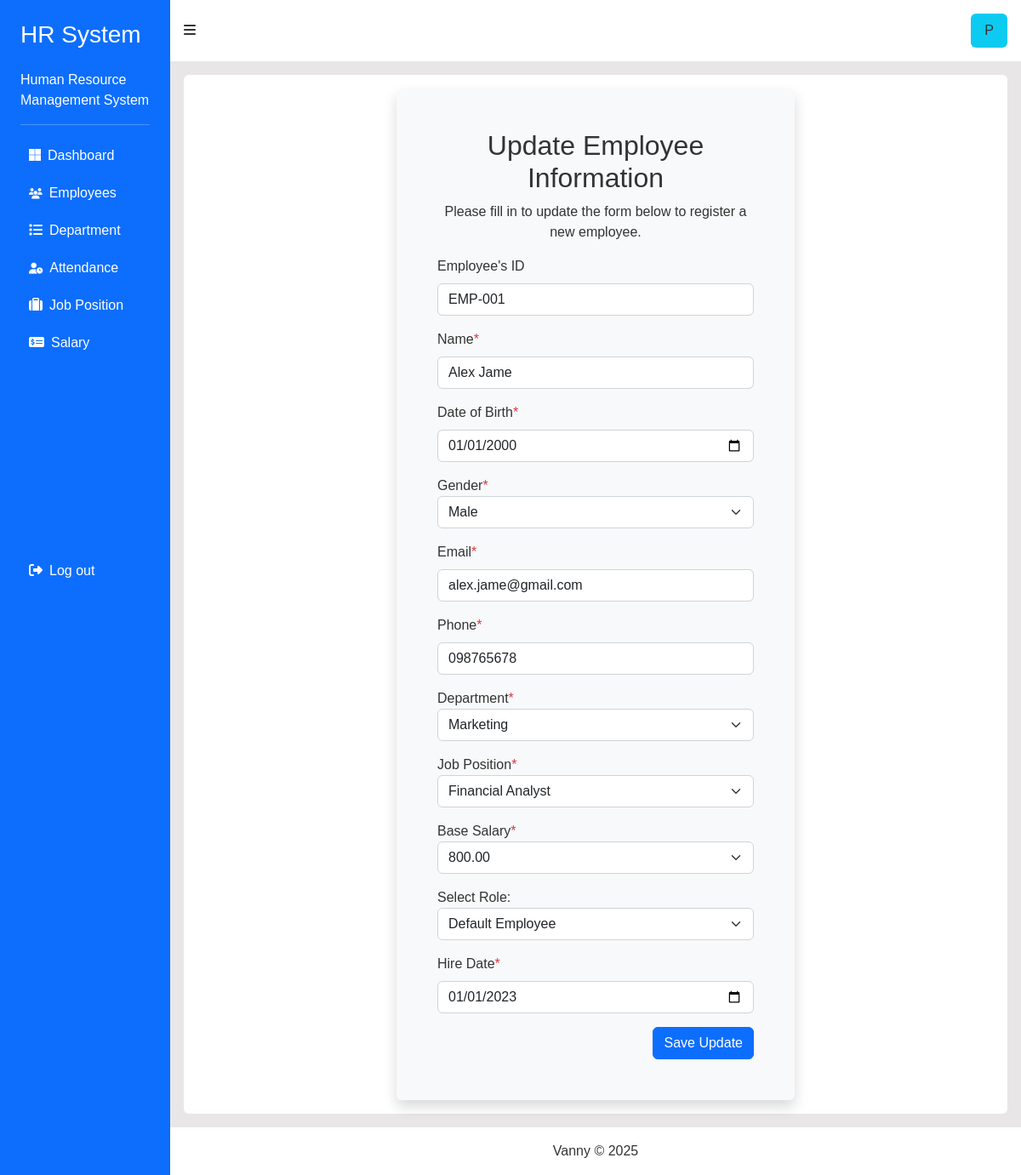
Screenshot of /update_emp.php?edit_id=EMP-001 with the database file from the repository.
### tables this page shows
CREATE TABLE `employees` (
  `id` int(11) NOT NULL,
  `emp_id` varchar(100) DEFAULT NULL,
  `full_name` varchar(100) NOT NULL,
  `dob` date NOT NULL,
  `gender` varchar(10) NOT NULL,
  `email` varchar(100) NOT NULL,
  `phone` varchar(15) NOT NULL,
  `hire_date` date NOT NULL,
  `department_id` int(11) NOT NULL,
  `position_id` int(11) NOT NULL,
  `salary_id` int(11) NOT NULL,
  `attendance_id` int(11) DEFAULT NULL,
  `role_id` int(11) NOT NULL
);

CREATE TABLE `departments` (
  `department_id` int(11) NOT NULL,
  `subDepartment_id` varchar(100) NOT NULL,
  `department_code` varchar(100) NOT NULL,
  `department_name` varchar(100) NOT NULL,
  `department_color_code` varchar(100) NOT NULL
);

CREATE TABLE `jobs` (
  `position_id` int(11) NOT NULL,
  `job_position` varchar(100) DEFAULT NULL,
  `job_description` varchar(100) NOT NULL
);

CREATE TABLE `salaries` (
  `salary_id` int(11) NOT NULL,
  `base_salary` decimal(10,2) DEFAULT NULL,
  `salary_description` varchar(100) NOT NULL
);

CREATE TABLE `roles` (
  `role_id` int(100) NOT NULL,
  `role_name` varchar(50) NOT NULL,
  `role_type` varchar(50) NOT NULL
);

### controller.php (called while the page is built, shortened)
<?php
include './config.php';
$roles = $conn->query("SELECT * FROM roles");
$querySalaries = $conn->query("SELECT * FROM salaries");
$queryDepartments = $conn->query("SELECT * FROM departments");
$queryPositions = $conn->query("SELECT * FROM jobs");
$currentYear = date("Y");
if (isset($_GET['edit_id'])) {
    $edit_id = $_GET['edit_id'];
    $sql = "SELECT * FROM employees WHERE emp_id='$edit_id'";
    $result = mysqli_query($conn, $sql);
    if ($result && mysqli_num_rows($result) > 0) {
        $edit_data = mysqli_fetch_assoc($result);
    }
}

### update_emp.php (the view, shortened to what this page needs)
<?php
include "./controller.php";
?>
<!DOCTYPE html>
<html lang="en">
<head>
    <link rel="stylesheet" href="https://cdn.jsdelivr.net/npm/bootstrap@5.2.3/dist/css/bootstrap.min.css" />
    <link rel="stylesheet" href="https://cdnjs.cloudflare.com/ajax/libs/font-awesome/6.7.2/css/all.min.css" />
    <link rel="stylesheet" href="./custom.css" />
</head>
<body>
    <div class="container-fluid bg-page">
        <div class="row">
            <div class="col-md-2 bg-primary text-white" id="sidebar">
                <div class="sticky-top">
                    <?php
                    include "./menu.php";
                    ?>
                </div>
            </div>
            <div class="col-md-10 p-0" id="topbar">
                <div class="sticky-top">
                    <?php
                    include "./navBar.php";
                    ?>
                </div>
                <div class="p-3">
                    <div class="bg-white rounded p-3">
                        <div class="d-flex justify-content-center align-items-center">
                            <form action="<?php echo $_SERVER['PHP_SELF'] ?>" method="post" class="bg-light p-5 rounded shadow w-50">
                                <div class="mb-3">
                                    <h2 class="text-center">Update Employee Information</h2>
                                    <p class="text-center">Please fill in to update the form below to register a new employee.</p>
                                </div>
                                <div class="mb-3">
                                    <label for="newEmp_id" class="form-label">Employee's ID</label>
                                    <input type="text" class="form-control" id="newEmp_id" name="newEmp_id" placeholder="EMP-001"
                                        value="<?= isset($edit_data['emp_id']) ? $edit_data['emp_id'] : '' ?>">
                                </div>
                                <div class="mb-3">
                                    <label for="newEmp_name" class="form-label">Name<span class="text-danger">*</span></label>
                                    <input type="text" class="form-control" id="newEmp_name" name="newEmp_name" placeholder="Alex Sok"
                                        value="<?= isset($edit_data['full_name']) ? $edit_data['full_name'] : '' ?>">
                                </div>
                                <div class="mb-3">
                                    <label for="new_dob" class="form-label">Date of Birth<span class="text-danger">*</span></label>
                                    <input type="date" class="form-control" id="new_dob" name="new_dob" placeholder="example@gmail.com"
                                        value="<?= isset($edit_data['dob']) ? $edit_data['dob'] : '' ?>">
                                </div>
                                <div class="mb-3">
                                    <label for="new_gender">Gender<span class="text-danger">*</span></label>
                                    <select name="new_gender" id="new_gender" class="form-select">
                                        <option value="Male">Male</option>
                                    </select>
                                </div>
                                <div class="mb-3">
                                    <label for="newEmp_mail" class="form-label">Email<span class="text-danger">*</span></label>
                                    <input type="email" class="form-control" id="newEmp_mail" name="newEmp_mail" placeholder="example@gmail.com"
                                        value="<?= isset($edit_data['email']) ? $edit_data['email'] : '' ?>">
                                </div>
                                <div class="mb-3">
                                    <label for="newEmp_phone" class="form-label">Phone<span class="text-danger">*</span></label>
                                    <input type="number" class="form-control" id="newEmp_phone" name="newEmp_phone" placeholder="096XXXXXXXX"
                                        value="<?= isset($edit_data['phone']) ? $edit_data['phone'] : '' ?>">
                                </div>
                                <div class="mb-3">
                                    <label for="newDepartment">Department<span class="text-danger">*</span></label>
                                    <select name="newDepartment" id="newDepartment" class="form-select">
                                        <?php while ($row = $queryDepartments->fetch_assoc()): ?>
                                            <option value="<?= $row['department_id'] ?>"
                                                <?= (isset($edit_data['department_id']) && $edit_data['department_id'] == $row['department_id']) ? 'selected' : '' ?>>
                                                <?= $row['department_name'] ?>
                                            </option>
                                        <?php endwhile; ?>
                                    </select>
                                </div>
                                <div class="mb-3">
                                    <label for="new_position">Job Position<span class="text-danger">*</span></label>
                                    <select name="new_position" id="new_position" class="form-select">
                                        <?php
                                        while ($row = $queryPositions->fetch_assoc()): ?>
                                            <option value="<?= $row['position_id'] ?>" <?= (isset($edit_data['position_id']) && $edit_data['position_id'] == $row['position_id']) ? 'selected' : '' ?>><?= $row['job_position'] ?></option>
                                        <?php endwhile; ?>
                                    </select>
                                </div>
                                <div class="mb-3">
                                    <label for="new_salary">Base Salary<span class="text-danger">*</span></label>
                                    <select name="new_salary" class="form-select">
                                        <?php
                                        while ($row = $querySalaries->fetch_assoc()): ?>
                                            <option value="<?= $row['salary_id'] ?>" <?= (isset($edit_data['salary_id']) && $edit_data['salary_id'] == $row['salary_id']) ? 'selected' : '' ?>><?= $row['base_salary'] ?></option>
                                        <?php endwhile; ?>
                                    </select>
                                </div>
                                <div class="mb-3">
                                    <label for="newRole_id">Select Role:</label>
                                    <select name="newRole_id" class="form-select">
                                        <?php while ($row = $roles->fetch_assoc()): ?>
                                            <option value="<?= $row['role_id'] ?>" <?= (isset($edit_data['role_id']) && $edit_data['role_id']) ? 'selected' : '' ?>><?= $row['role_name'] ?></option>
                                        <?php endwhile; ?>
                                    </select>
                                </div>
                                <div class="mb-3">
                                    <label for="newHire_date" class="form-label">Hire Date<span class="text-danger">*</span></label>
                                    <input type="date" class="form-control" id="newHire_date" name="newHire_date"
                                        value="<?= isset($edit_data['hire_date']) ? $edit_data['hire_date'] : '' ?>" placeholder="YYYY-MM-DD">
                                </div>
                                <div class="d-flex justify-content-end">
                                    <button class="btn btn-primary" name="btn_update">Save Update</button>
                                </div>
                            </form>
                        </div>
                    </div>
                </div>
                <div>
                    <div class="text-center bg-white p-3">
                        <span>Vanny &copy; <?php echo $currentYear ?></span>
                    </div>
                </div>
            </div>
        </div>
</body>
</html>

### custom.css (style rules this page uses)
* { margin: 0; padding: 0; box-sizing: border-box; font-family: "Arial", sans-serif; }
.bg-page { background-color: #e3e1e1ce; color: #333; }

### rows the page displays
employees: newEmp_id "EMP-001", newEmp_name "Alex Jame", new_dob "01/01/2000", newEmp_mail "alex.jame@gmail.com", newEmp_phone "098765678", newDepartment "Marketing", new_position "Financial Analyst", new_salary "800.00", newRole_id "Default Employee", newHire_date "01/01/2023"

### other values shown
$currentYear "2025"
